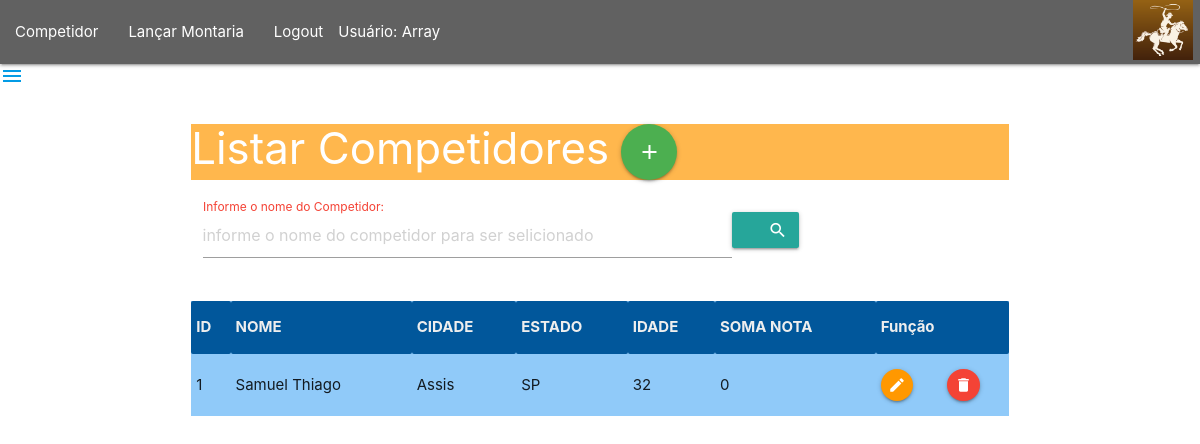
The app's page /listarCompetidor.php?busca=Samuel Thiago (signed in) with its own data.
### tables this page shows
CREATE TABLE `competidor` (
  `id` int(11) NOT NULL,
  `nome` varchar(35) NOT NULL,
  `cidade` varchar(25) NOT NULL,
  `estado` varchar(2) NOT NULL,
  `idade` int(11) NOT NULL,
  `somanota` float NOT NULL
);

### listarCompetidor.php (the view, shortened to what this page needs)
<?php
    include 'menu.php';
    if (isset($_GET['busca']))
       $busca = $_GET['busca'];
       else $busca = '';
     $pdo = Conexao::conectar();
     $pdo->setAttribute(PDO:: ATTR_ERRMODE, PDO::ERRMODE_EXCEPTION);
     if ($busca!='')
           $sql = "Select * from competidor WHERE nome like '%" . $busca .  "%' order by nome";
       else $sql = "Select * from competidor order by nome";
     $listaCompetidores = $pdo->query($sql);
?>
<!DOCTYPE html>
<html lang="en">
<head>
    <link rel="stylesheet" href="https://cdnjs.cloudflare.com/ajax/libs/materialize/1.0.0/css/materialize.min.css">
</head>
<body>
   <div class="container">
   <div class="row">
        <div class="col s12">
        <h3 class="orange lighten-2 white-text text-dark-3" class="text-orange">
          Listar Competidores
          <a class="btn-floating btn-large waves-effect waves-light green"
               onclick="JavaScript:location.href='frmInsCompetidor.php'"><i class="material-icons">add</i></a>
        </h3>
        <div class="row">
            <div class="input-field">
                <form action="listarCompetidor.php" method="GET" id="frmBuscaCompet" class="col s12" >
                    <div class="input-field col s12">
                        <label for="lblNome" class="red-text text-dark-4">Informe o nome do Competidor: </label>
                        <input type="text" placeholder="informe o nome do competidor para ser selicionado"
                               class="form-control col s8" id="txtBusca" name="busca">
                        <button class="btn waves-effect waves-light col m1" type="submit" name="action">
                        <i class="material-icons right">search</i></button>
                    </div>
                </form>
            </div>
        </div>
        <table class="striped highlight  blue lighten-3 responsive-table">
            <tr class="light-blue darken-4  grey-text text-lighten-3">
                <th>ID</th>
                <th>NOME</th>
                <th>CIDADE</th>
                <th>ESTADO</th>
                <th>IDADE</th>
                <th>SOMA NOTA</th>
                <th colspan="2">Função</th>
            </tr>
            <?php
                foreach ($listaCompetidores as $competidor){
            ?>
                <tr>
                    <td><?php echo $competidor['id'];?></td>
                    <td><?php echo $competidor['nome'];?></td>
                    <td><?php echo $competidor['cidade'];?></td>
                    <td><?php echo $competidor['estado'];?></td>
                    <td><?php echo $competidor['idade'];?></td>
                    <td><?php echo $competidor['somanota'];?></td>
                    <td> <a class="btn-floating btn-small waves-effect waves-light orange"
                          onclick="JavaScript:location.href='frmEdtCompetidor.php?id=' +
                          <?php echo $competidor['id'];?>" >
                           <i class="material-icons">edit</i>
                    </td>
                    <td> <a class="btn-floating btn-small waves-effect waves-light red"
                          onclick="JavaScript:location.href='frmRmvCompetidor.php?id=' +
                          <?php echo $competidor['id'];?>" >
                           <i class="material-icons">delete</i>
                    </td>
                </tr>
            <?php
                }
            ?>
        </table>
      </div>
     </div>
    </div>
</body>
</html>

### records on screen
competidor: id "1", nome "Samuel Thiago", cidade "Assis", estado "SP", idade "32", somanota "0"

### other values on screen
$_SESSION['usuario'] "Array"
